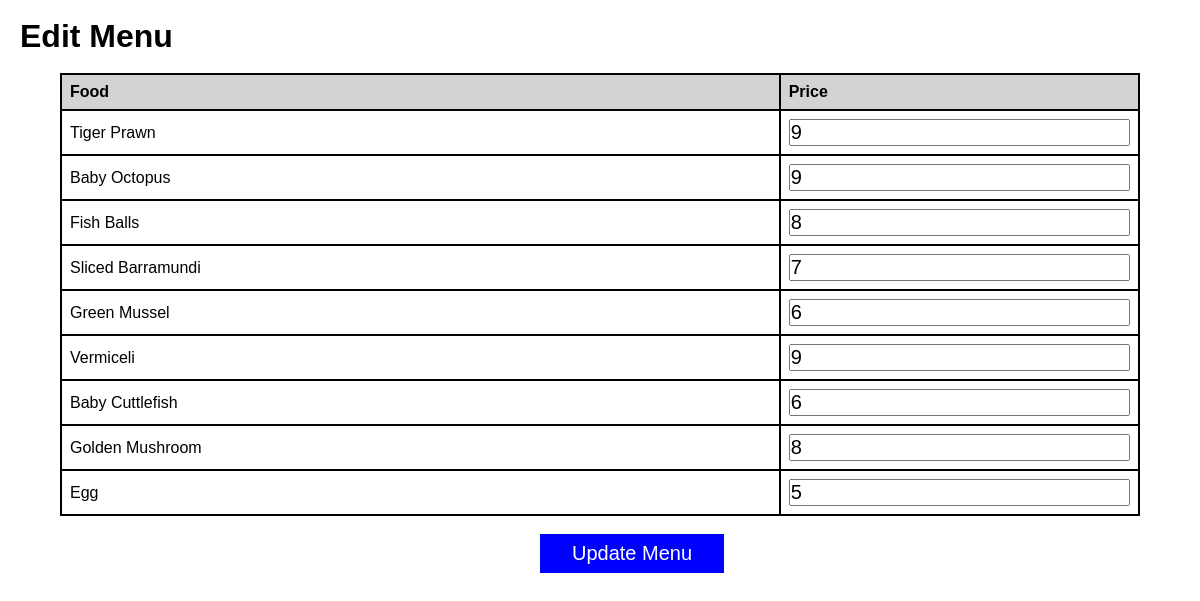
The page /editadminmenu.php on the database its author committed.
### tables this page shows
CREATE TABLE `menu` (
  `id` int(10) NOT NULL,
  `name` varchar(100) NOT NULL,
  `price` float NOT NULL
);

### editadminmenu.php (the view, shortened to what this page needs)
<?php
$servername = "localhost";
$username = "root";
$password = "";
$dbname = "sizzlepot";
$conn = mysqli_connect($servername, $username, $password, $dbname);
$sql = "SELECT * FROM `menu`";
$result = mysqli_query($conn, $sql);
?>
<html>
<head>
</head>
<body>
    <br>
    <h1 style="margin-left:20px;">Edit Menu</h1>
    <br>
    <form id="adminmenu" name="adminmenu" action="editadminmenu.php" method="POST">
        <table>
            <tr>
                <th style="width:20%;"><b>Food</b></th>
                <th style="width:10%;"><b>Price</b></th>
            </tr>
            <?php
                while ($row = mysqli_fetch_assoc($result)) {
                    ?>
                    <tr>
                        <td><?php echo $row['name']; ?></td>
                        <td><input style="width:100%; height:100%; font-size:20px;" type="text" id="price" name="price[]" value="<?php echo $row['price']; ?>"></td>
                    </tr>
                    <?php
                }
            ?>
        </table>
        <br>
        <button id="button" type="submit">Update Menu</button>
    </form>
</body>
</html>

### editadminmenu.php (style rules this page uses)
* { margin: 0; padding: 0; box-sizing: border-box; font-family: 'Poppins', sans-serif; }
table { border-collapse: collapse; width: 90%; margin: 0 auto; border: 1px solid #ddd; }
th, td { border: 2px solid black; padding: 8px; text-align: left; }
th { background-color: lightgrey; }
button { background-color:blue; color:white; border: none; padding: 8px 32px; font-size:20px; margin-left:45%; }

### rows shown on the page
menu: name "Tiger Prawn", price "9"
menu: name "Baby Octopus", price "9"
menu: name "Fish Balls", price "8"
menu: name "Sliced Barramundi", price "7"
menu: name "Green Mussel", price "6"
menu: name "Vermiceli", price "9"
menu: name "Baby Cuttlefish", price "6"
menu: name "Golden Mushroom", price "8"
menu: name "Egg", price "5"
